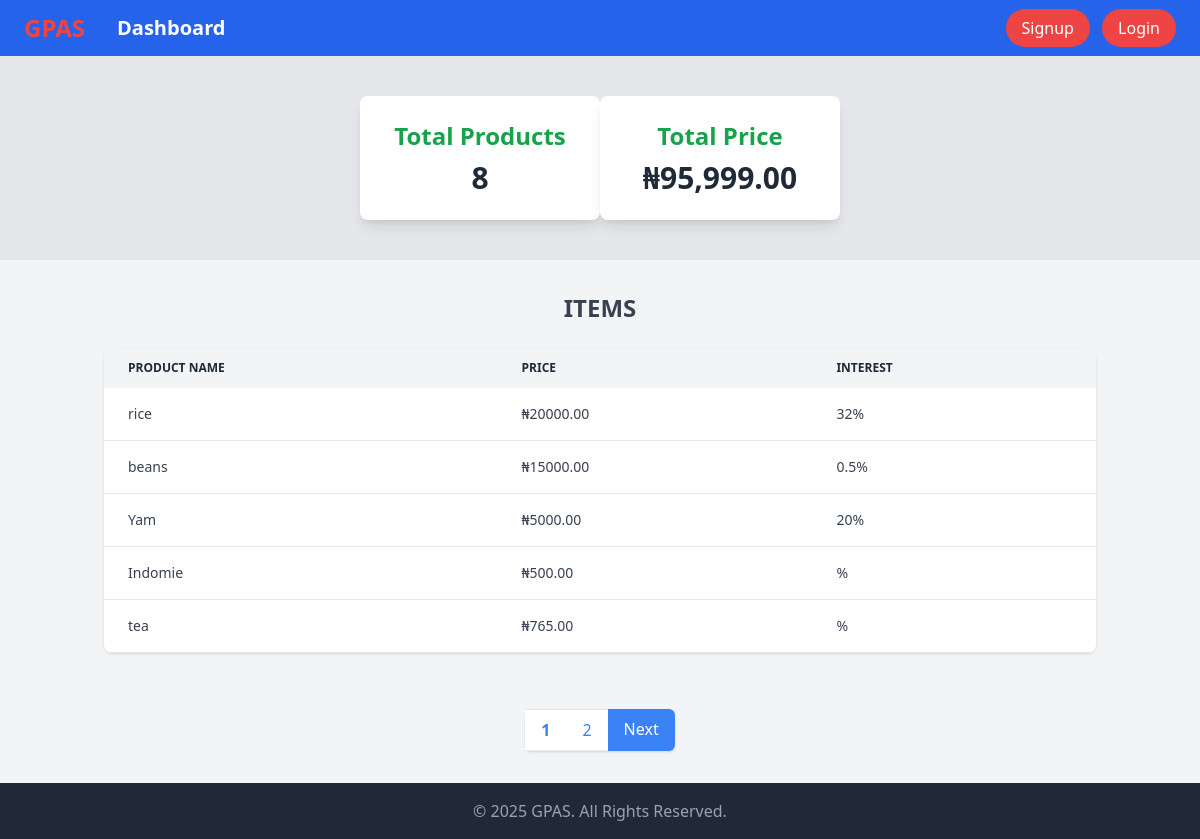
The page / on the database its author committed.
### tables this page shows
CREATE TABLE `products` (
  `id` int(11) NOT NULL,
  `user_id` int(11) NOT NULL,
  `product_name` varchar(255) NOT NULL,
  `product_price` decimal(10,2) DEFAULT NULL,
  `interest_rate` varchar(50) DEFAULT NULL
);

### config/functions.php (called while the page is built)
<?php
function countAllProducts(){
    global $conn;
    $total_products_query = "SELECT COUNT(*) AS total_products FROM products";
    $total_products_result = $conn->query($total_products_query);
    $total_products = $total_products_result->fetch_assoc();
    $total_product_counts = $total_products['total_products'];
    return $total_product_counts;
}
function sumAllProductPrice(){
    global $conn;
    $total_price_query = "SELECT SUM(product_price) AS total_price FROM products";
    $total_price_result = $conn->query($total_price_query);
    $total_price = $total_price_result->fetch_assoc()['total_price'] ?? 0;
    return $total_price;
}

### index.php (the view, shortened to what this page needs)
<?php
$conn = new mysqli('localhost', 'root', '', 'gpas');
$items_per_page = 5;
$page = isset($_GET['page']) ? (int)$_GET['page'] : 1;
$offset = ($page - 1) * $items_per_page;
$result = $conn->query("SELECT COUNT(*) AS total FROM products");
$total_items = $result->fetch_assoc()['total'];
$total_pages = ceil($total_items / $items_per_page);
$sql = "SELECT * FROM products LIMIT $items_per_page OFFSET $offset";
$products = $conn->query($sql);
require_once("./config/functions.php");
$total_product_counts = countAllProducts();
$total_price = sumAllProductPrice();
?>
<!DOCTYPE html>
<html lang="en">
<head>
    <script src="https://cdn.tailwindcss.com"></script>
</head>
<body class="bg-gray-100 text-gray-800 font-sans">
    <header class="bg-blue-600 text-white">
        <nav class="w-full flex flex-col md:flex-row justify-between items-center px-6 py-3">
            <div class="flex flex-col md:flex-row gap-4 md:gap-8 items-center">
                <h1 class="text-2xl font-bold text-red-500">
                    <a href="index.php">GPAS</a>
                </h1>
                <div>
                    <a href="dashboard.php" class="text-xl font-bold">Dashboard</a>
                </div>
            </div>
            <div class="mt-4 md:mt-0">
                <a href="signup.php" class="bg-red-500 hover:bg-red-600 text-white px-4 py-2 rounded-full">Signup</a>
                <a href="login.php" class="bg-red-500 hover:bg-red-600 text-white px-4 py-2 rounded-full ml-2">Login</a>
            </div>
        </nav>
    </header>
    <section class="flex flex-col md:flex-row justify-evenly bg-gray-200">
        <div class="py-10 flex flex-col md:flex-row items-center justify-around">
            <div class="bg-white shadow-lg rounded-lg p-6 w-60 text-center mb-4 md:mb-0">
                <h2 class="text-2xl font-semibold mb-2 text-green-600">Total Products</h2>
                <p class="text-3xl font-bold"><?php echo $total_product_counts; ?></p>
            </div>
            <div class="bg-white shadow-lg rounded-lg p-6 w-60 text-center">
                <h2 class="text-2xl font-semibold mb-2 text-green-600">Total Price</h2>
                <p class="text-3xl font-bold">₦<?php echo number_format($total_price, 2); ?></p>
            </div>
        </div>
    </section>
    <section class="py-8">
        <div class="container mx-auto px-4">
            <h2 class="text-center text-2xl font-bold text-gray-700 mb-6">ITEMS</h2>
            <div class="overflow-x-auto bg-white shadow rounded-lg">
                <table class="w-full text-sm text-left text-gray-700">
                    <thead class="bg-gray-100 text-gray-800 text-xs uppercase">
                        <tr>
                            <th class="px-6 py-3">Product Name</th>
                            <th class="px-6 py-3">Price</th>
                            <th class="px-6 py-3">Interest</th>
                        </tr>
                    </thead>
                    <tbody>
                        <?php if ($products->num_rows > 0): ?>
                            <?php while ($product = $products->fetch_assoc()): ?>
                                <tr class="border-b hover:bg-gray-50">
                                    <td class="px-6 py-4"><?php echo htmlspecialchars($product['product_name']); ?></td>
                                    <td class="px-6 py-4">₦<?php echo htmlspecialchars($product['product_price']); ?></td>
                                    <td class="px-6 py-4"><?php echo htmlspecialchars($product['interest_rate']); ?>%</td>
                                </tr>
                            <?php endwhile; ?>
                        <?php else: ?>
                            <tr>
                                <td colspan="3" class="px-6 py-4 text-center text-gray-500">No products found.</td>
                            </tr>
                        <?php endif; ?>
                    </tbody>
                </table>
            </div>
        </div>
    </section>
    <div class="flex justify-center mt-6">
        <nav class="inline-flex rounded-md shadow">
            <?php for ($i = 1; $i <= $total_pages; $i++): ?>
                <a href="index.php?page=<?php echo $i; ?>" class="px-4 py-2 bg-white border-t border-b border-gray-200 text-blue-500 hover:bg-gray-100 <?php echo ($i == $page) ? 'font-bold bg-gray-100' : ''; ?>">
                    <?php echo $i; ?>
                </a>
            <?php endfor; ?>
            <?php if ($page < $total_pages): ?>
                <a href="index.php?page=<?php echo $page + 1; ?>" class="px-4 py-2 bg-blue-500 text-white rounded-r-md hover:bg-blue-600">Next</a>
            <?php endif; ?>
        </nav>
    </div>
    <footer class="bg-gray-800 text-gray-400 py-4 mt-8 text-center">
        <p>&copy; 2025 GPAS. All Rights Reserved.</p>
    </footer>
</body>
</html>

### rows shown on the page
products: product_name "rice", product_price "20000.00", interest_rate "32"
products: product_name "beans", product_price "15000.00", interest_rate "0.5"
products: product_name "Yam", product_price "5000.00", interest_rate "20"
products: product_name "Indomie", product_price "500.00"
products: product_name "tea", product_price "765.00"

### other values the page prints
$total_product_counts "8"
$total_price "95,999.00"
